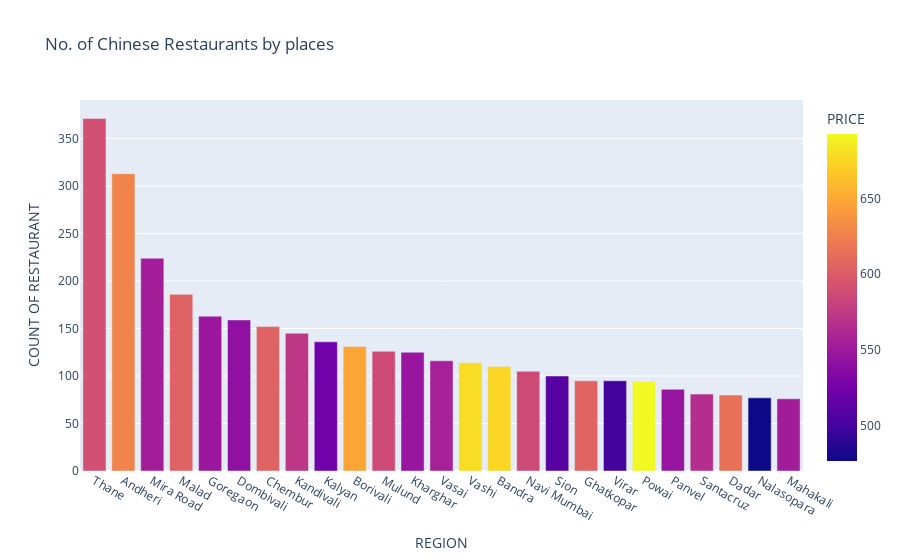

Notebook cell for this chart:
### Code cell
fig = px.bar(chinese_rest_df,x='REGION',y='COUNT OF RESTAURANT',color='PRICE',title='No. of Chinese Restaurants by places')
fig.show()

### Figure 1 — Plotly figure (JSON) as saved in the notebook; plotly's stock layout.template omitted (floating-point values rounded to 4 significant figures)
{"data": [{"alignmentgroup": "True", "hovertemplate": "REGION=%{x}<br>COUNT OF RESTAURANT=%{y}<br>PRICE=%{marker.color}<extra></extra>", "legendgroup": "", "marker": {"color": [591.0, 627.3, 553.3, 604.0, 548.8, 540.9, 604.9, 572.6, 523.9, 648.1, 586.5, 546.8, 555.6, 678.1, 675, 587.1, 509.8, 605.8, 500, 692.6, 545.9, 566.0, 614.4, 476.6, 552.6], "coloraxis": "coloraxis", "pattern": {"shape": ""}}, "name": "", "offsetgroup": "", "orientation": "v", "showlegend": false, "textposition": "auto", "type": "bar", "x": ["Thane", "Andheri", "Mira Road", "Malad", "Goregaon", "Dombivali", "Chembur", "Kandivali", "Kalyan", "Borivali", "Mulund", "Kharghar", "Vasai", "Vashi", "Bandra", "Navi Mumbai", "Sion", "Ghatkopar", "Virar", "Powai", "Panvel", "Santacruz", "Dadar", "Nalasopara", "Mahakali"], "xaxis": "x", "y": [371, 313, 224, 186, 163, 159, 152, 145, 136, 131, 126, 125, 116, 114, 110, 105, 100, 95, 95, 94, 86, 81, 80, 77, 76], "yaxis": "y"}], "layout": {"barmode": "relative", "coloraxis": {"colorbar": {"title": {"text": "PRICE"}}, "colorscale": [[0, "#0d0887"], [0.1111, "#46039f"], [0.2222, "#7201a8"], [0.3333, "#9c179e"], [0.4444, "#bd3786"], [0.5556, "#d8576b"], [0.6667, "#ed7953"], [0.7778, "#fb9f3a"], [0.8889, "#fdca26"], [1, "#f0f921"]]}, "legend": {"tracegroupgap": 0}, "title": {"text": "No. of Chinese Restaurants by places"}, "xaxis": {"anchor": "y", "domain": [0, 1], "title": {"text": "REGION"}}, "yaxis": {"anchor": "x", "domain": [0, 1], "title": {"text": "COUNT OF RESTAURANT"}}}}
